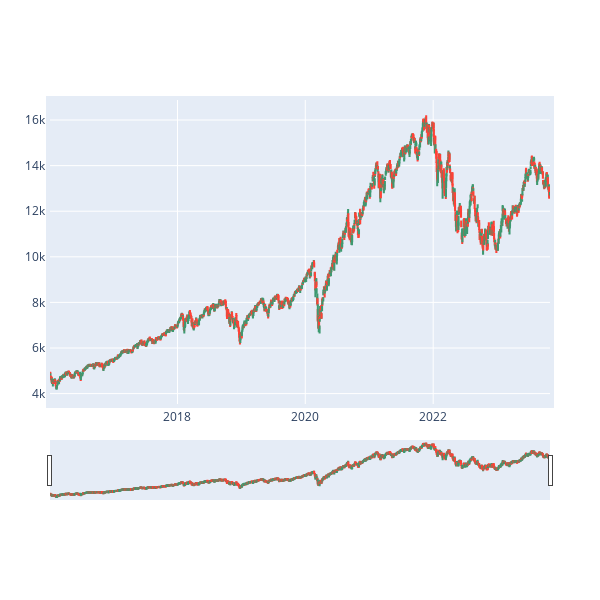

Here is the notebook cell this chart was saved with:
### Code cell
fig = go.Figure(data = [go.Candlestick(x = data.index,
                                       open = data['Open'],
                                       high=data['High'],
                                       low=data['Low'],
                                       close=data['Close'])])
fig.update_layout(
    autosize=False,
    width=600,
    height=600,
    margin=dict(
        l=50,
        r=50,
        b=100,
        t=100,
        pad=4
    )
)
fig.show()

### Figure 1 — Plotly figure (JSON) as saved in the notebook; plotly's stock layout.template omitted (floating-point values rounded to 4 significant figures; data arrays with more than 128 entries replaced by an {"elided": "..."} marker saying what was removed)
{"data": [{"close": {"elided": "1970 float values"}, "high": {"elided": "1970 float values"}, "low": {"elided": "1970 float values"}, "open": {"elided": "1970 float values"}, "type": "candlestick", "x": {"elided": "1970 str values"}}], "layout": {"autosize": false, "height": 600, "margin": {"b": 100, "l": 50, "pad": 4, "r": 50, "t": 100}, "width": 600}}
